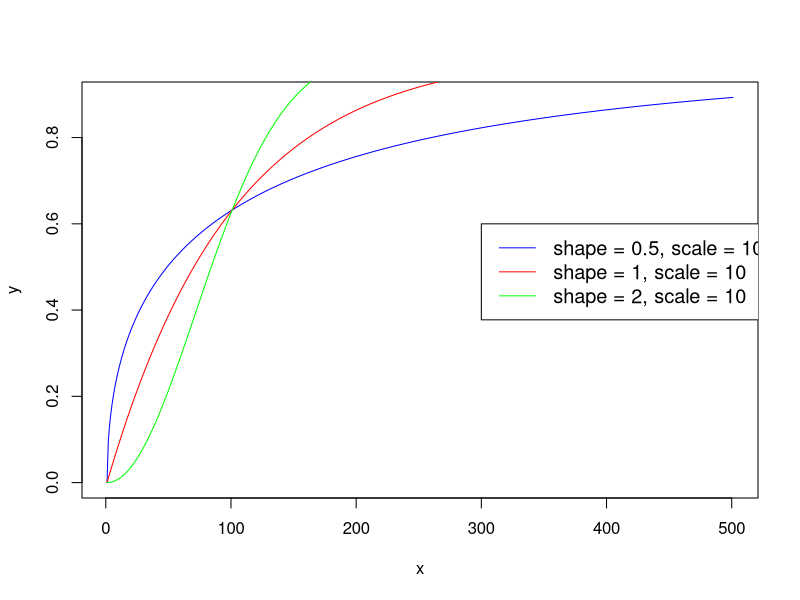

Recreate this plot in R.
x <- seq(0, 50, by = .1)
plot(pweibull(x, shape = 0.5, scale = 10), col = "blue", type = "l", xlab = "x", ylab = "y") 
lines(pweibull(x, shape = 1, scale = 10), col = "red") 
lines(pweibull(x, shape = 2, scale = 10), col = "green") 
legend(300, 0.6, legend=c("shape = 0.5, scale = 10", "shape = 1, scale = 10", "shape = 2, scale = 10"),col=c("blue", "red", "green"), lty=1, cex=1.2)
